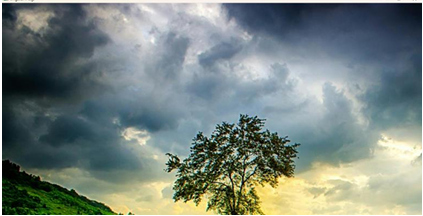
#> input picture sample.png, 423 x 216 px
$ python exp11.py
#> lines starting #> are read from the running program, lines starting #| are printed output that depends on the picture
import cv2
image = cv2.imread("sample.png")
#> image is the input picture: shape (216, 423, 3); mean B, G, R 126.1, 131.6, 119.3
flipped_image = cv2.flip(image, 1)
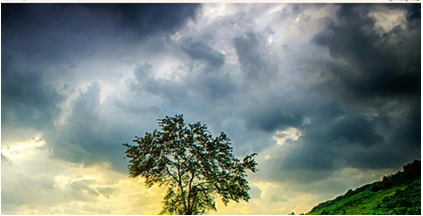
#> flipped_image: shape (216, 423, 3); mean B, G, R 126.1, 131.6, 119.3
rotated_image = cv2.rotate(flipped_image, cv2.ROTATE_90_COUNTERCLOCKWISE)
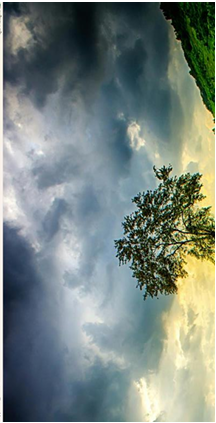
#> rotated_image: shape (423, 216, 3); mean B, G, R 126.1, 131.6, 119.3
cv2.imshow("Original Image", image)
cv2.imshow("Rotated 270-degree Clockwise Along Y-axis", rotated_image)
cv2.imwrite("rotated_image_270.jpg", rotated_image)
cv2.waitKey(0)
cv2.destroyAllWindows()

$ run again, with exp1.png copied over sample.png
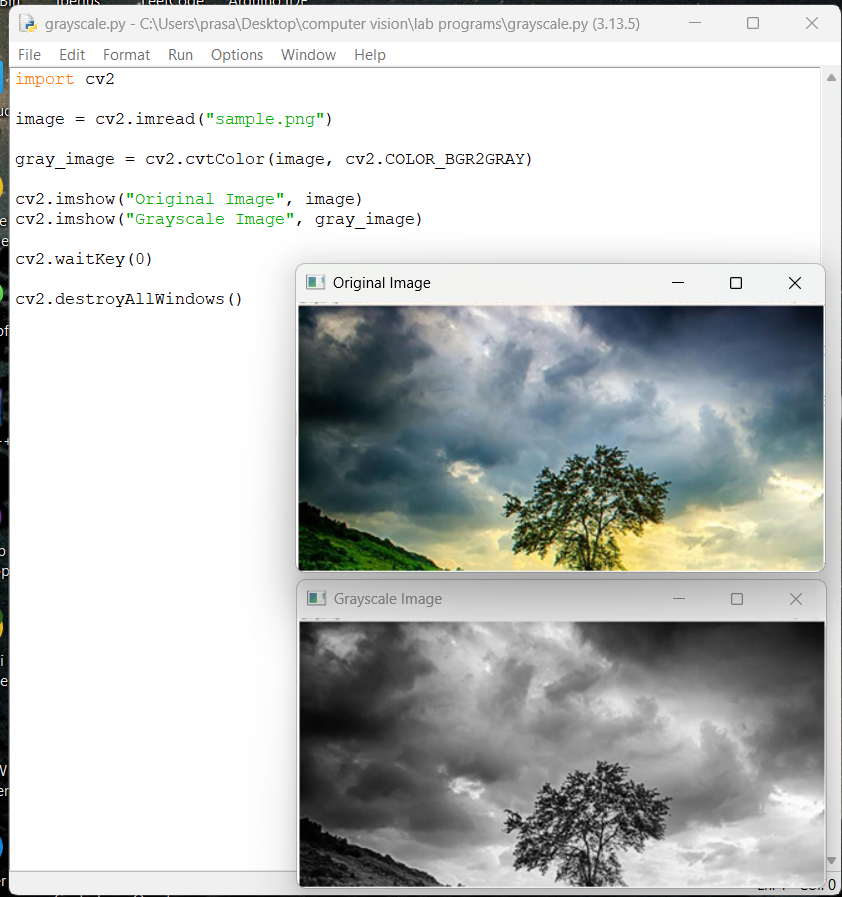
#> input picture exp1.png, 842 x 897 px
#> image is the input picture: shape (897, 842, 3); mean B, G, R 195.2, 196.5, 193.9
#> `flipped_image = cv2.flip(image, 1)`:
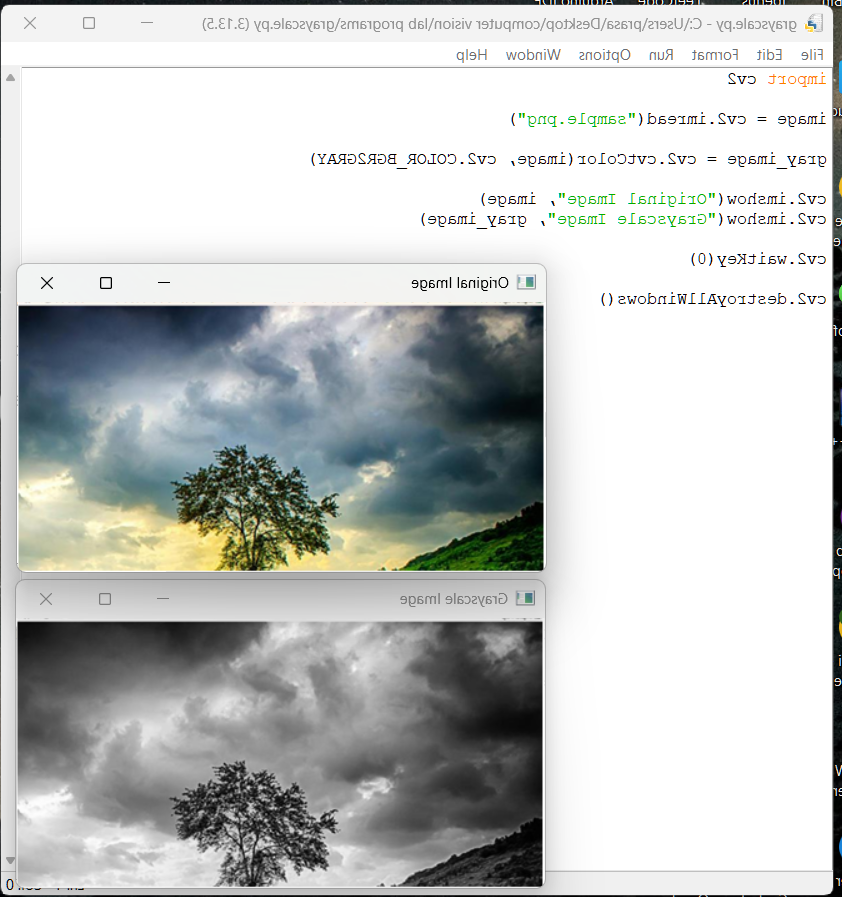
#> flipped_image: shape (897, 842, 3); mean B, G, R 195.2, 196.5, 193.9
#> `rotated_image = cv2.rotate(flipped_image, cv2.ROTATE_90_COUNTERCLOCKWI..`:
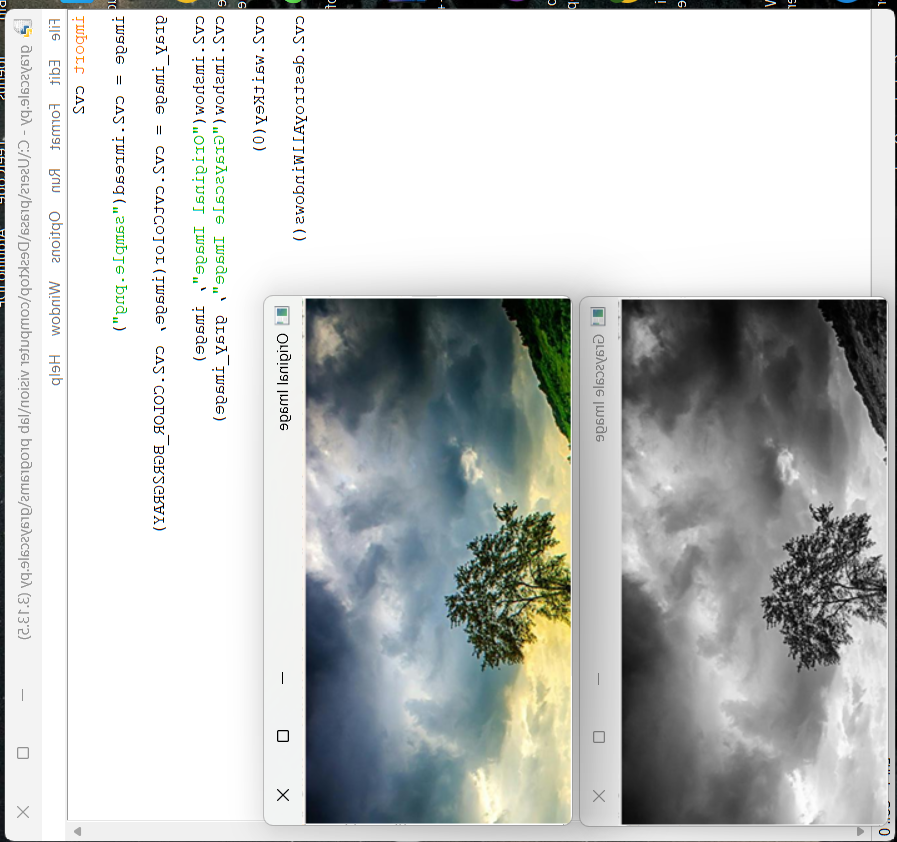
#> rotated_image: shape (842, 897, 3); mean B, G, R 195.2, 196.5, 193.9

$ run again, with exp11.png copied over sample.png
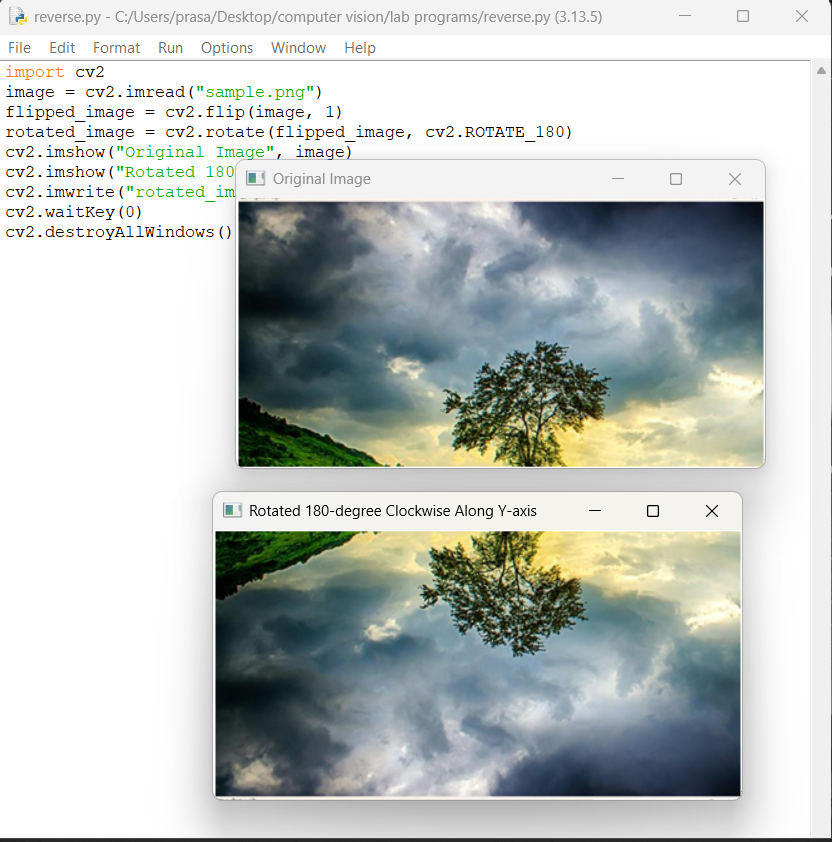
#> input picture exp11.png, 832 x 842 px
#> image is the input picture: shape (842, 832, 3); mean B, G, R 192.9, 195.5, 190.3
#> `flipped_image = cv2.flip(image, 1)`:
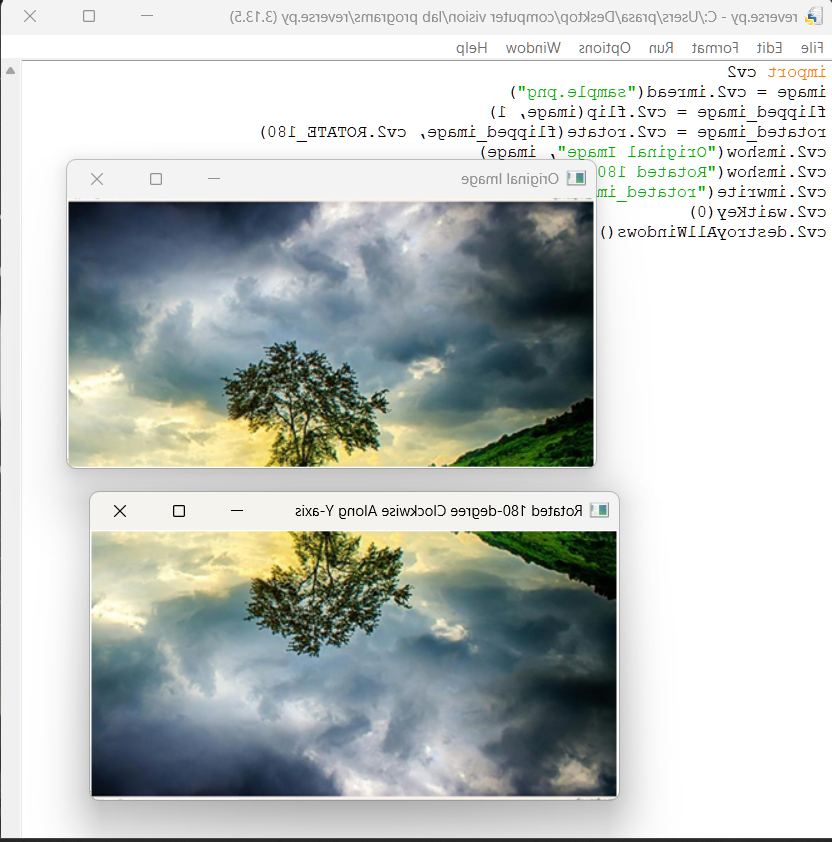
#> flipped_image: shape (842, 832, 3); mean B, G, R 192.9, 195.5, 190.3
#> `rotated_image = cv2.rotate(flipped_image, cv2.ROTATE_90_COUNTERCLOCKWI..`:
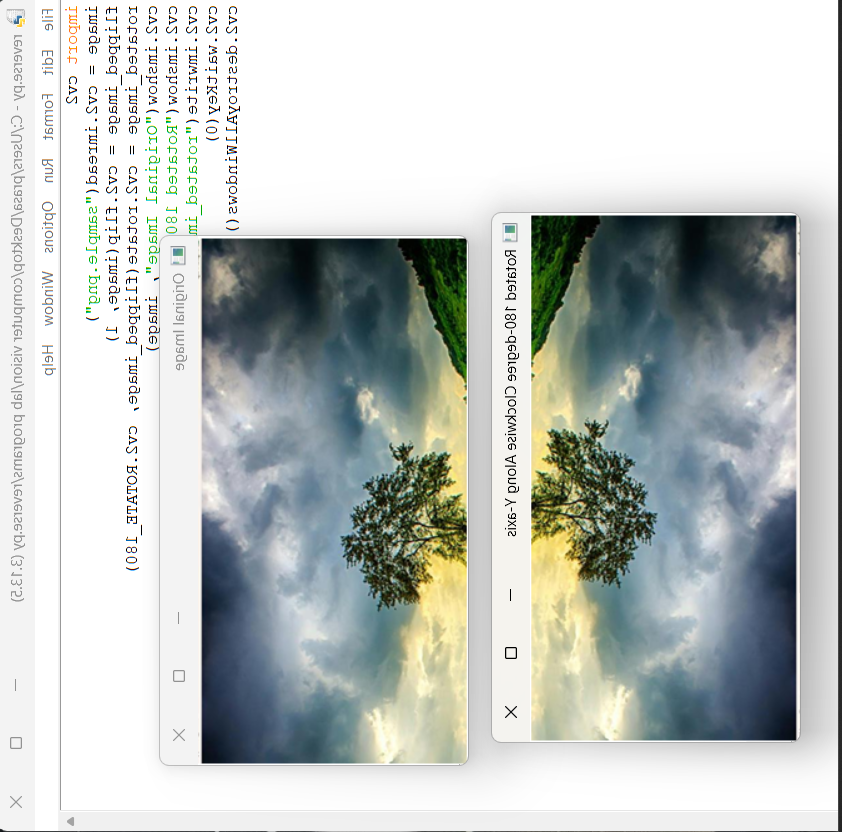
#> rotated_image: shape (832, 842, 3); mean B, G, R 192.9, 195.5, 190.3
